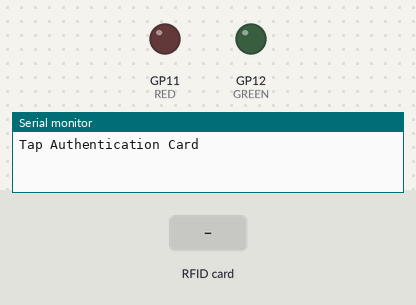
The program below on a simulated Raspberry Pi Pico. On the bench: output pins drawn as LEDs (lit = HIGH), the last lines printed to the serial monitor. The test bench sets the inputs (shaded band).

Above: at 0.8 s.
0.9 s: RFID card 5E 7A 19 C4 held to the reader
2.4 s: RFID card 5E 7A 19 C4 held to the reader
At 3.3 s:
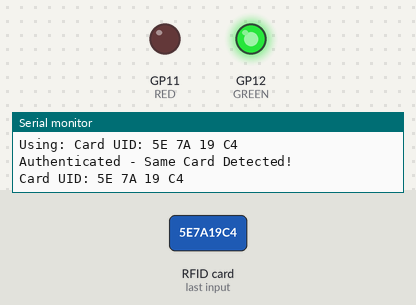
Timing chart, 0 to 5.4 s (numbered marks = the images above; inputs shaded):
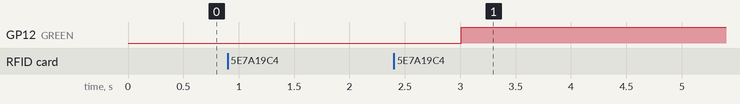

Measured:
- after the input at 2.4 s, GP12 (GREEN): LOW → HIGH after 0.61 s

The program:

main.cpp
```cpp
#include <Arduino.h>
#include <MFRC522v2.h>
#include <MFRC522DriverSPI.h>
#include <MFRC522DriverPinSimple.h>

MFRC522DriverPinSimple ss_pin(17); // Configurable, see typical pin layout above.
MFRC522DriverSPI driver{ss_pin};   // Create SPI driver.
MFRC522 mfrc522{driver};           // Create MFRC522 instance.

byte SavedUid[8] = {0, 0, 0, 0};    // Buffer to store the last scanned UID

void saveUid(byte *uid, byte *SavedUid);
void printUID();
bool compareUid(byte *uid_comparator, byte *uid_reference);

bool cardDetected = false;

#define RED 11
#define GREEN 12

void setup() {
  Serial.begin(115200);  // Initialize serial communications with the PC for debugging.
  while (!Serial);       // Wait for serial port to connect (for platforms like ATMEGA32U4).

  mfrc522.PCD_Init();    // Initialize MFRC522 module.

  Serial.println("Tap Authentication Card");

  pinMode(RED, OUTPUT);
  pinMode(GREEN, OUTPUT);

  digitalWrite(RED, LOW);
  digitalWrite(GREEN, LOW);

  while (!cardDetected) {
    if (mfrc522.PICC_IsNewCardPresent() && mfrc522.PICC_ReadCardSerial()) {
      saveUid(mfrc522.uid.uidByte, SavedUid); // Save the UID of the detected card
      Serial.print("Using: ");
      printUID();
      cardDetected = true; // Set flag to true to exit the loop
    }
    delay(50); // Small delay to prevent high CPU usage
  }
  delay(2000);
}

void loop() {
  // Reset the loop if no new card present on the sensor/reader. This saves the entire process when idle.
  if (!mfrc522.PICC_IsNewCardPresent()) {
    return;
  }

  // Select one of the cards
  if (!mfrc522.PICC_ReadCardSerial()) {
    return;
  }

  // Compare with the last scanned UID
  if (compareUid(mfrc522.uid.uidByte, SavedUid)) {
    Serial.println("Authenticated - Same Card Detected!");
    digitalWrite(RED, LOW);
    digitalWrite(GREEN, HIGH);
  } else {
    Serial.println("Unauthorized Access - Please Remove Device");
    digitalWrite(RED, HIGH);
    digitalWrite(GREEN, LOW);
  }

  // Show the UID on the serial monitor
  printUID();

  // Halt PICC (Proximity Integrated Circuit Card)
  mfrc522.PICC_HaltA();
}

bool compareUid(byte *uid_comparator, byte *uid_reference) {
  for (int i = 0; i < 4; i++) {
    if (uid_comparator[i] != uid_reference[i]) {
      return false;
    }
  }
  return true;
}

void saveUid(byte *uid, byte *SavedUid) {
  for (int i = 0; i < 4; i++) {
    SavedUid[i] = uid[i];
  }
}

void printUID() {
  Serial.print("Card UID:");
  for (byte i = 0; i < mfrc522.uid.size; i++) {
    Serial.print(mfrc522.uid.uidByte[i] < 0x10 ? " 0" : " ");
    Serial.print(mfrc522.uid.uidByte[i], HEX);
  }
  Serial.println();
}
```
